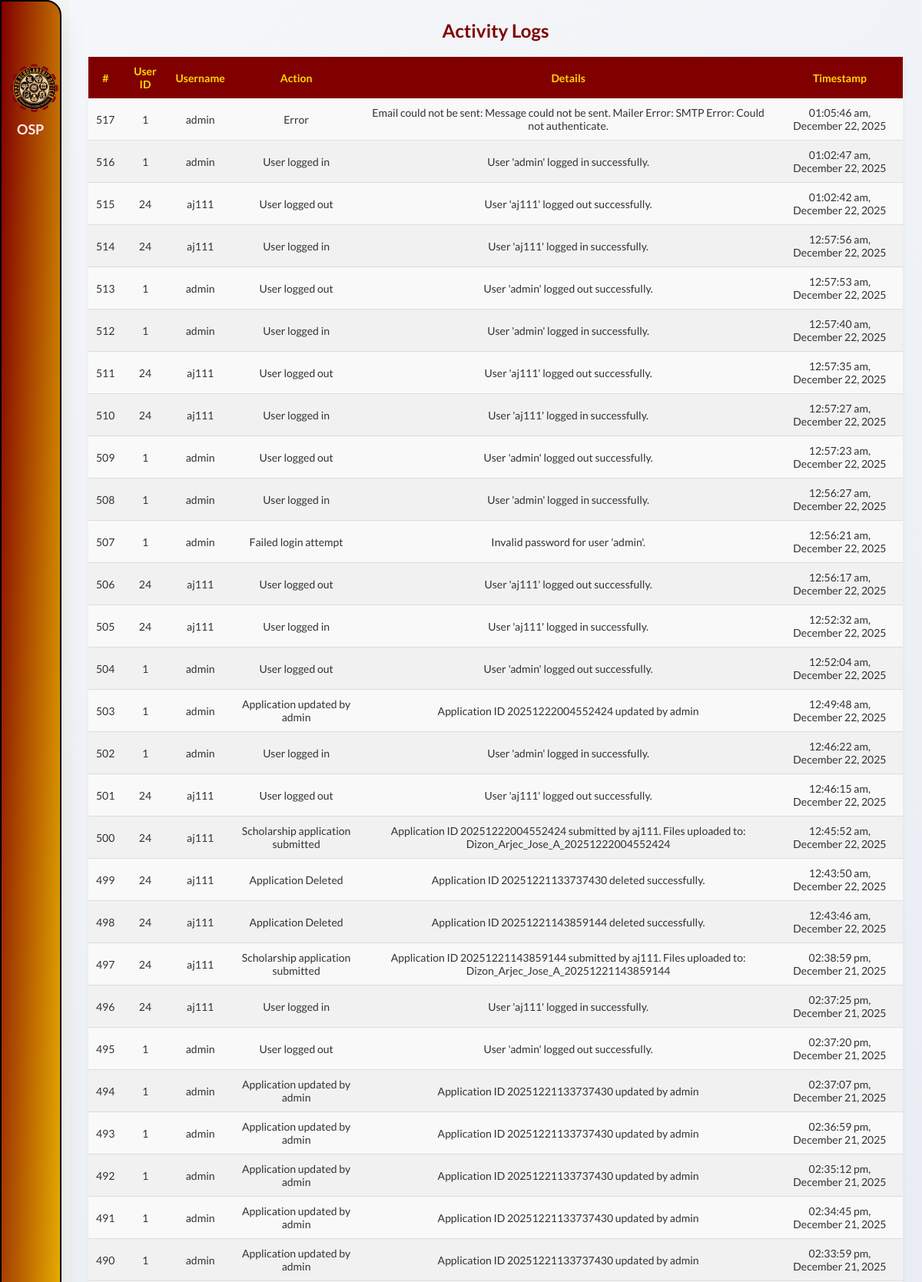
The page /views/logs.php (signed in, upper part) on the database its author committed.
### tables this page shows
CREATE TABLE `logs` (
  `id` int(11) NOT NULL,
  `user_id` int(11) NOT NULL,
  `action` varchar(255) NOT NULL,
  `details` text DEFAULT NULL,
  `timestamp` timestamp NOT NULL DEFAULT current_timestamp()
);

CREATE TABLE `users` (
  `id` int(11) NOT NULL,
  `full_name` varchar(100) NOT NULL,
  `username` varchar(50) NOT NULL,
  `email` varchar(100) NOT NULL,
  `password` varchar(255) NOT NULL,
  `created_at` datetime NOT NULL DEFAULT current_timestamp(),
  `role` varchar(50) NOT NULL
);

### views/logs.php (the view, shortened to what this page needs)
<?php
include '../includes/session.php';
$logs = [];
$sql = "SELECT l.id, l.user_id, u.username, l.action, l.details, l.timestamp
        FROM logs l
        INNER JOIN users u ON l.user_id = u.id
        ORDER BY l.timestamp DESC";
try {
    $stmt = $pdo->prepare($sql);
    $stmt->execute();
    $logs = $stmt->fetchAll(PDO::FETCH_ASSOC);
} catch (Exception $e) {
    echo "Error fetching logs: " . $e->getMessage();
}
?>
<!DOCTYPE html>
<html lang="en">
<head>
    <link rel="stylesheet" href="../css/styles.css?v=<?php echo time(); ?>">
    <link rel="stylesheet" href="../css/preloader.css?v=<?php echo time(); ?>">
    <link rel="stylesheet" href="../css/dashboard.css?v=<?php echo time(); ?>">
    <link rel="stylesheet" href="../css/logs.css?v=<?php echo time(); ?>">
</head>
<body>
    <nav class="stroke" id="sideNav">
        <ul>
            <li>
                <a href="#" class="logo">
                    <div style="display: flex; align-items: center;">
                        <img src="../assets/images/icons/scholarship_seal.png" alt="Scholarship Seal">
                    </div>
                    <span class="nav-item" style="margin-left: 10px;">OSP</span>
                </a>
            </li>
            <?php if ($_SESSION["role"] === 'admin'): ?>
                <li><a href="./dashboard.php"><i class="fas fa-solid fa-gauge"></i></a></li>
                <li><a href="./announcement.php"><i class="fas fa-bullhorn"></i>
                        <span class="nav-item-2">Announcements</span></a>
                </li>
                <li><a href="./scholarship_form.php"><i class="fas fa-solid fa-file"></i></a></li>
                <li><a href="./manage_dropdowns.php"><i class="fas fa-list"></i><span class="nav-item-2">Scholarship Settings</span></a></li>
                <li><a href="./applications.php"><i class="fas fa-solid fa-folder"></i></a></li>
                <li><a href="./logs.php" class="activea"><i class="fas fa-clipboard-list"></i></a></li>
            <?php endif; ?>
            <li></li>
        </ul>
        <button class="toggle-btn" onclick="toggleNav()">
            <i class="fas fa-bars" id="toggle-icon"></i>
        </button>
    </nav>
    <div class="content">
        <h1>Activity Logs</h1>
        <table class="log-table">
            <thead>
                <tr>
                    <th>#</th>
                    <th>User ID</th>
                    <th>Username</th>
                    <th>Action</th>
                    <th>Details</th>
                    <th>Timestamp</th>
                </tr>
            </thead>
            <tbody>
                <?php if (!empty($logs)): ?>
                    <?php foreach ($logs as $log): ?>
                        <tr>
                            <td><?php echo htmlspecialchars($log['id']); ?></td>
                            <td><?php echo htmlspecialchars($log['user_id']); ?></td>
                            <td><?php echo htmlspecialchars($log['username']); ?></td>
                            <td><?php echo htmlspecialchars($log['action']); ?></td>
                            <td><?php echo htmlspecialchars($log['details']); ?></td>
                            <td><?php try {
                                $date = DateTime::createFromFormat('Y-m-d H:i:s', $log['timestamp']);
                                if ($date) {
                                    echo $date->format('h:i:s a, F j, Y');
                                } else {
                                    echo "Invalid date format";
                                }
                            } catch (Exception $e) {
                                echo "Error: " . $e->getMessage();
                            } ?></td>
                        </tr>
                    <?php endforeach; ?>
                <?php else: ?>
                    <tr>
                        <td colspan="7">No logs found.</td>
                    </tr>
                <?php endif; ?>
            </tbody>
        </table>
    </div>
</body>
</html>

### css/styles.css (style rules this page uses)
* { margin: 0; padding: 0; outline: none; border: none; text-decoration: none; box-sizing: border-box; font-family: "Lato", sans-serif; }
body { background: #f4f4f4; overflow-x: hidden; }
.logo { margin-top: 70px; text-align: start; display: flex; flex-direction: column; align-items: start; transition: all 0.5s ease; }
.logo img { width: 65px; height: 65px; margin-bottom: 10px; }
.logo span { font-weight: bold; font-size: 18px; text-align: center; }
nav { position: fixed; top: 0; bottom: 0; left: 0; height: 100%; background: linear-gradient(to bottom right, #800000, #ffd700); width: 80px; overflow: hidden; transition: width 0.3s ease, left 0.3s ease; box-shadow: 0 20px 35px rgba(0, 0, 0, 0.1); z-index: 99999; border-top-right-radius: 20px; border-bottom-right-radius: 20px; border: 2px solid black; }
a { position: relative; color: #ffe9e9 !important; font-size: 14px; display: table; width: 350px; padding: 10px; transition: background 0.3s ease, transform 0.3s ease, color 0.3s ease; font-weight: bold; text-decoration: none !important; }
nav ul li a, nav ul li a:after, nav ul li a:before { transition: all 0.5s; }
nav ul li a i { position: relative; width: 70px; height: 40px; top: 14px; font-size: 20px; text-align: center; }
.nav-item { position: relative; margin-left: 15px; }
.activea { color: #ffd700 !important; font-weight: bold; }
.content { margin-left: 90px; padding: 20px; color: #333; transition: margin-left 0.3s ease; }
.content h1 { font-size: 24px; color: #800000; }
.toggle-btn { position: fixed; top: 15px!important; left: 15px!important; background: transparent; color: #ffd700; border: none; padding: 14px; width: 50px; height: 50px; cursor: pointer; z-index: 1100; font-size: 22px; display: flex; align-items: center; justify-content: center; transition: all 0.3s cubic-bezier(0.175, 0.885, 0.32, 1.275); overflow: hidden; }
.toggle-btn i { display: flex; align-items: center; justify-content: center; width: 100%; height: 100%; }

### css/dashboard.css (style rules this page uses)
:root { --primary-color: #8B0000; --secondary-color: #DBBA00; --success-color: #28a745; --warning-color: #ffc107; --danger-color: #dc3545; --info-color: #17a2b8; --light-color: #f8f9fa; --dark-color: #343a40; --chart-bg: #ffffff; --border-radius: 12px; --box-shadow: 0 4px 20px rgba(0, 0, 0, 0.08); --transition: all 0.3s ease; }
.content { padding: 25px; background: linear-gradient(135deg, #f5f7fa 0%, #e4e8f0 100%); min-height: 100vh; }

### css/logs.css (style rules this page uses)
.content h1 { text-align: center; }
.log-table { width: 100%; border-collapse: collapse; margin: 20px 0; font-size: 14px; background-color: #f9f9f9; border-radius: 8px; box-shadow: 0 4px 8px rgba(0, 0, 0, 0.05); }
.content { overflow: auto; }
.log-table th, .log-table td { padding: 10px; text-align: center; }
.log-table th { background-color: #800000; color: #FFD700; }
.log-table tr:nth-child(even) { background-color: #f1f1f1; }
.log-table td { border-bottom: 1px solid #ddd; }

### rows shown on the page
logs: id "517", user "1", user.username "admin", action "Error", details "Email could not be sent: Message could not be sent. Mailer Error: SMTP Error: Could not authenticate.", timestamp "01:05:46 am, December 22, 2025"
logs: id "516", user "1", user.username "admin", action "User logged in", details "User 'admin' logged in successfully.", timestamp "01:02:47 am, December 22, 2025"
logs: id "515", user "24", user.username "aj111", action "User logged out", details "User 'aj111' logged out successfully.", timestamp "01:02:42 am, December 22, 2025"
logs: id "514", user "24", user.username "aj111", action "User logged in", details "User 'aj111' logged in successfully.", timestamp "12:57:56 am, December 22, 2025"
logs: id "513", user "1", user.username "admin", action "User logged out", details "User 'admin' logged out successfully.", timestamp "12:57:53 am, December 22, 2025"
logs: id "512", user "1", user.username "admin", action "User logged in", details "User 'admin' logged in successfully.", timestamp "12:57:40 am, December 22, 2025"
logs: id "511", user "24", user.username "aj111", action "User logged out", details "User 'aj111' logged out successfully.", timestamp "12:57:35 am, December 22, 2025"
logs: id "510", user "24", user.username "aj111", action "User logged in", details "User 'aj111' logged in successfully.", timestamp "12:57:27 am, December 22, 2025"
logs: id "509", user "1", user.username "admin", action "User logged out", details "User 'admin' logged out successfully.", timestamp "12:57:23 am, December 22, 2025"
logs: id "508", user "1", user.username "admin", action "User logged in", details "User 'admin' logged in successfully.", timestamp "12:56:27 am, December 22, 2025"
logs: id "507", user "1", user.username "admin", action "Failed login attempt", details "Invalid password for user 'admin'.", timestamp "12:56:21 am, December 22, 2025"
logs: id "506", user "24", user.username "aj111", action "User logged out", details "User 'aj111' logged out successfully.", timestamp "12:56:17 am, December 22, 2025"
logs: id "505", user "24", user.username "aj111", action "User logged in", details "User 'aj111' logged in successfully.", timestamp "12:52:32 am, December 22, 2025"
logs: id "504", user "1", user.username "admin", action "User logged out", details "User 'admin' logged out successfully.", timestamp "12:52:04 am, December 22, 2025"
logs: id "503", user "1", user.username "admin", action "Application updated by admin", details "Application ID 20251222004552424 updated by admin", timestamp "12:49:48 am, December 22, 2025"
logs: id "502", user "1", user.username "admin", action "User logged in", details "User 'admin' logged in successfully.", timestamp "12:46:22 am, December 22, 2025"
logs: id "501", user "24", user.username "aj111", action "User logged out", details "User 'aj111' logged out successfully.", timestamp "12:46:15 am, December 22, 2025"
logs: id "500", user "24", user.username "aj111", action "Scholarship application submitted", details "Application ID 20251222004552424 submitted by aj111. Files uploaded to: Dizon_Arjec_Jose_A_20251222004552424", timestamp "12:45:52 am, December 22, 2025"
logs: id "499", user "24", user.username "aj111", action "Application Deleted", details "Application ID 20251221133737430 deleted successfully.", timestamp "12:43:50 am, December 22, 2025"
logs: id "498", user "24", user.username "aj111", action "Application Deleted", details "Application ID 20251221143859144 deleted successfully.", timestamp "12:43:46 am, December 22, 2025"
logs: id "497", user "24", user.username "aj111", action "Scholarship application submitted", details "Application ID 20251221143859144 submitted by aj111. Files uploaded to: Dizon_Arjec_Jose_A_20251221143859144", timestamp "02:38:59 pm, December 21, 2025"
logs: id "496", user "24", user.username "aj111", action "User logged in", details "User 'aj111' logged in successfully.", timestamp "02:37:25 pm, December 21, 2025"
logs: id "495", user "1", user.username "admin", action "User logged out", details "User 'admin' logged out successfully.", timestamp "02:37:20 pm, December 21, 2025"
logs: id "494", user "1", user.username "admin", action "Application updated by admin", details "Application ID 20251221133737430 updated by admin", timestamp "02:37:07 pm, December 21, 2025"
logs: id "493", user "1", user.username "admin", action "Application updated by admin", details "Application ID 20251221133737430 updated by admin", timestamp "02:36:59 pm, December 21, 2025"
logs: id "492", user "1", user.username "admin", action "Application updated by admin", details "Application ID 20251221133737430 updated by admin", timestamp "02:35:12 pm, December 21, 2025"
logs: id "491", user "1", user.username "admin", action "Application updated by admin", details "Application ID 20251221133737430 updated by admin", timestamp "02:34:45 pm, December 21, 2025"
logs: id "490", user "1", user.username "admin", action "Application updated by admin", details "Application ID 20251221133737430 updated by admin", timestamp "02:33:59 pm, December 21, 2025"
